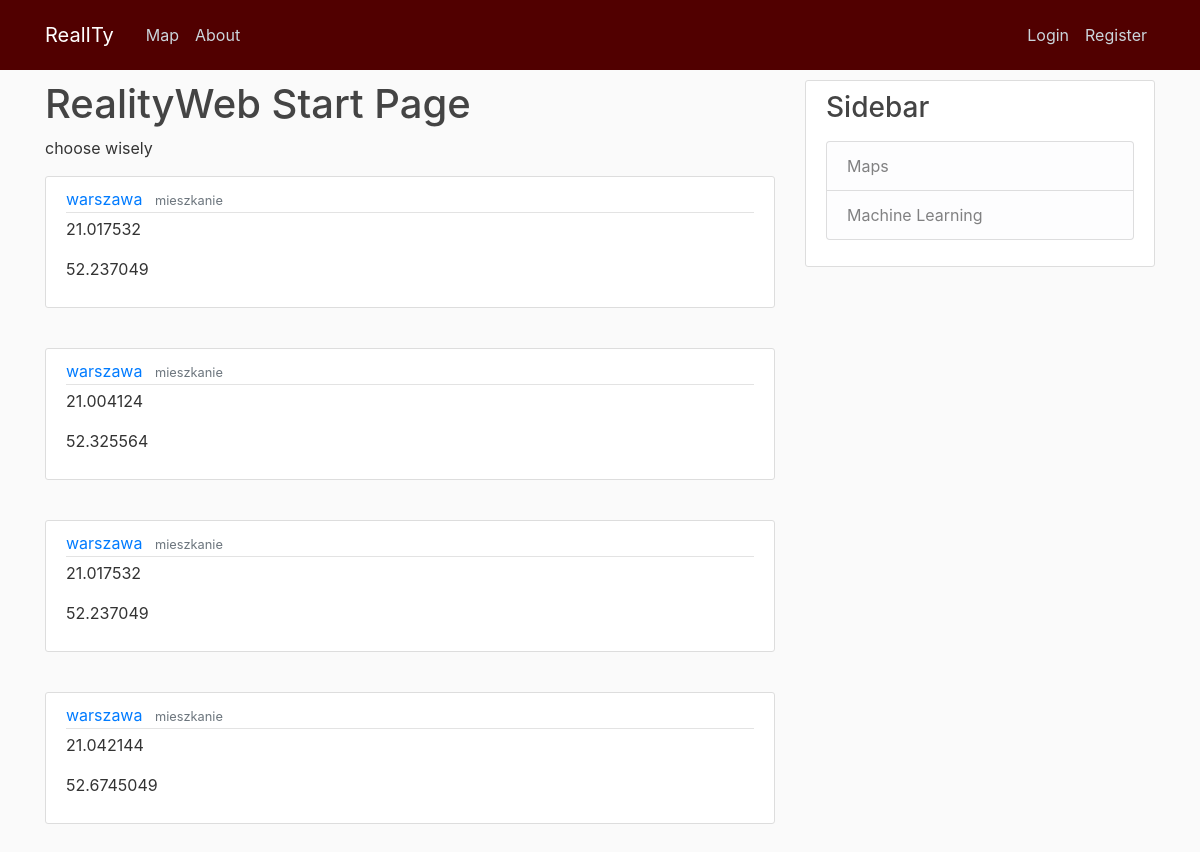
The page / on the database its author committed.
### RealityWeb/models.py (models this page shows, shortened)
class Post(models.Model):
    miasto = models.CharField(max_length=20)
    longitude = models.FloatField()
    latitude = models.FloatField()
    content = models.CharField(max_length=80)
    ident = models.IntegerField(default=999)

### RealityWeb/views.py (the view)
# urls.py: path('', views.index, name='index'),
def index(request):
    context = {
        'title': 'RealityWeb',
        'nieruchomosci': Post.objects.all()
    }
    return render(request, 'home/index.html', context)

### RealityWeb/templates/home/index.html
{% extends "home/base.html" %}
{% block content %}
    <h1>RealityWeb Start Page</h1>
    <p> choose wisely </p>
    {% for nieruchomosc in nieruchomosci %}
         <article class="media content-section">
             <div class="media-body">
                 <div class="article-metadata">
                     <a class="mr-2" href="#">{{ nieruchomosc.miasto }}</a>
                     <small class="text-muted">{{ nieruchomosc.content }}</small>
                 </div>
                     <p class="article-content">{{ nieruchomosc.longitude }}</p>
                     <p class="article-content">{{ nieruchomosc.latitude }}</p>
             </div>
         </article>
    {% endfor %}
{% endblock content %}

### RealityWeb/templates/home/base.html (shortened to what this page needs)
<!DOCTYPE html>
{% load static %}
<html lang="en">
  <head>
    <link rel="stylesheet" href="https://stackpath.bootstrapcdn.com/bootstrap/4.3.1/css/bootstrap.min.css">
    <link rel="stylesheet" type="text/css" href="{% static 'home/main.css' %}">
  </head>
<body>
    <header class="site-header">
      <nav class="navbar navbar-expand-md navbar-dark bg-steel fixed-top">
        <div class="container">
          <a class="navbar-brand mr-4" href="{% url 'index' %}">RealITy</a>
          <div class="collapse navbar-collapse" id="navbarToggle">
            <div class="navbar-nav mr-auto">
              <a class="nav-item nav-link" href="{% url 'index-map' %}">Map</a>
              <a class="nav-item nav-link" href="{% url 'index-about' %}">About</a>
            </div>
            <div class="navbar-nav">
              <a class="nav-item nav-link" href="#">Login</a>
              <a class="nav-item nav-link" href="#">Register</a>
            </div>
          </div>
        </div>
      </nav>
    </header>
    <main role="main" class="container">
      <div class="row">
        <div class="col-md-8">
          {% block content %}{% endblock %}
        </div>
        <div class="col-md-4">
          <div class="content-section">
            <h3>Sidebar</h3>
            <p class='text-muted'>
              <ul class="list-group">
                <li class="list-group-item list-group-item-light">Maps</li>
                <li class="list-group-item list-group-item-light">Machine Learning</li>
              </ul>
            </p>
          </div>
        </div>
      </div>
    </main>
</body>
</html>

### RealityWeb/static/home/main.css (style rules this page uses)
body { background: #fafafa; color: #333333; margin-top: 5rem; }
h1, h2, h3, h4, h5, h6 { color: #444444; }
ul { margin: 0; }
.bg-steel { background-color: #510000; height: 70px; }
.site-header .navbar-nav .nav-link { color: #cbd5db; }
.content-section { background: #ffffff; padding: 10px 20px; border: 1px solid #dddddd; border-radius: 3px; margin-bottom: 40px; }
.article-content { white-space: pre-line; }
.article-metadata { padding-bottom: 1px; margin-bottom: 4px; border-bottom: 1px solid #e3e3e3 }

### rows shown on the page
Post: miasto "warszawa", content "mieszkanie", longitude "21.017532", latitude "52.237049"
Post: miasto "warszawa", content "mieszkanie", longitude "21.004124", latitude "52.325564"
Post: miasto "warszawa", content "mieszkanie", longitude "21.017532", latitude "52.237049"
Post: miasto "warszawa", content "mieszkanie", longitude "21.042144", latitude "52.6745049"
